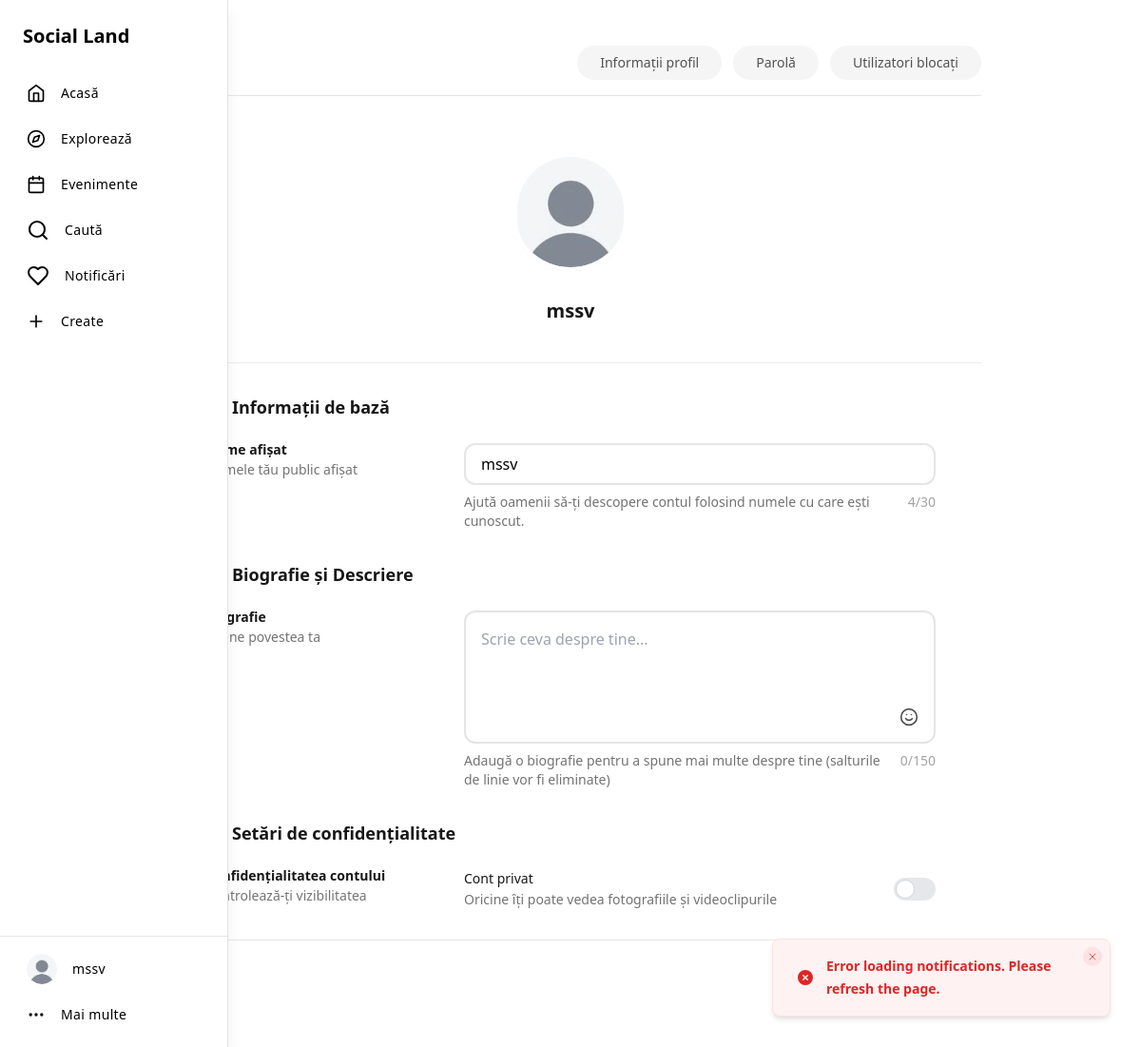
Screenshot of /edit-profile.php (signed in) with the database file from the repository.
### tables this page shows
CREATE TABLE `users` (
  `user_id` int(11) NOT NULL,
  `name` varchar(100) NOT NULL,
  `username` varchar(50) NOT NULL,
  `email` varchar(100) NOT NULL,
  `password_hash` varchar(255) NOT NULL,
  `profile_picture` varchar(255) DEFAULT NULL,
  `bio` text DEFAULT NULL,
  `is_verified` tinyint(1) DEFAULT 0,
  `verifybadge` enum('false','pending','true') DEFAULT 'false',
  `role` enum('User','Moderator','Admin','Master_Admin') DEFAULT 'User',
  `isPrivate` tinyint(1) DEFAULT 0,
  `is_banned` tinyint(1) DEFAULT 0,
  `theme_preference` enum('light','dark') DEFAULT 'light',
  `created_at` timestamp NOT NULL DEFAULT current_timestamp(),
  `updated_at` timestamp NOT NULL DEFAULT current_timestamp() ON UPDATE current_timestamp()
);

### edit-profile.php (the view, shortened to what the rows shown need)
<?php
require_once 'config/database.php';
try {
    $stmt = $pdo->prepare("SELECT username, name, profile_picture, bio, verifybadge, isPrivate FROM users WHERE user_id = ?");
    $stmt->execute([$_SESSION['user_id']]);
    $user = $stmt->fetch();
    $username = $user['username'];
    $name = $user['name'];
    $bio = $user['bio'];
} catch (PDOException $e) {
    session_destroy();
    header("Location: login.php");
    exit();
}
?>
<!DOCTYPE html>
<html>
   <head>
      <?php include 'includes/header.php'; ?>
   </head>
   <body>
   <?php include 'navbar.php'; ?>
<main class="flex-1 bg-white dark:bg-black">
    <div class="container max-w-4xl mx-auto">
        <div class="flex flex-col space-y-4 p-4 pt-12">
            <div>
                <div class="bg-white dark:bg-black">
                    <div class="flex flex-col">
                        <div id="profile-tab" class="tab-content">
                            <div class="bg-white dark:bg-black p-8 sm:p-10 border-b border-neutral-200/80 dark:border-neutral-800/80">
                            <div class="flex flex-col items-center gap-7 max-w-3xl mx-auto">
                                <div class="relative group">
                                    <div class="relative cursor-pointer overflow-hidden rounded-full">
                                            <span class="relative flex shrink-0 overflow-hidden rounded-full w-28 h-28 sm:w-32 sm:h-32 border-4 border-white dark:border-neutral-800 shadow-xl cursor-pointer transition-transform duration-300 group-hover:scale-105 !rounded-full">
                                            <div class="relative aspect-square h-full w-full rounded-full">
                                                <div class="relative rounded-full overflow-hidden h-full w-full bg-background">
                                                        <img alt="Enzoku's profile picture" loading="lazy" decoding="async" data-nimg="fill" class="object-cover rounded-full w-28 h-28 sm:w-32 sm:h-32 border-4 border-white dark:border-neutral-800 shadow-xl cursor-pointer transition-transform duration-300 group-hover:scale-105 !rounded-full" src="<?php echo htmlspecialchars($profile_picture); ?>">
                                                </div>
                                            </div>
                                        </span>
                                    </div>
                                </div>
                                <div class="flex flex-col items-center gap-2">
                                    <div class="flex items-center gap-2">
                                            <h3 class="text-xl font-semibold text-neutral-900 dark:text-white"><?php echo htmlspecialchars($username); ?></h3>
                                    </div>
                                </div>
                            </div>
                        </div>
                        <form class="p-6 sm:p-8" method="POST" action="">
                            <div class="space-y-8 max-w-3xl mx-auto">
                                <div class="space-y-6">
                                    <div class="flex items-center gap-2">
                                            <h2 class="text-lg font-semibold text-neutral-900 dark:text-white">Informații de bază</h2>
                                    </div>
                                    <div class="space-y-2">
                                        <div class="grid grid-cols-1 md:grid-cols-[240px_1fr] gap-3 md:gap-8 items-start">
                                            <div class="space-y-2">
                                                <div class="relative">
                                                        <input class="flex w-full px-3 py-2 ring-offset-background file:border-0 file:bg-transparent file:text-sm file:font-medium placeholder:text-muted-foreground disabled:cursor-not-allowed disabled:opacity-50 outline-none ring-0 bg-white dark:bg-neutral-900 border-2 border-neutral-200 dark:border-neutral-800 rounded-xl focus-visible:ring-blue-500 text-base h-11 pl-4 pr-10 dark:text-white" placeholder="Numele tău afișat" id="name" aria-describedby="name-description" aria-invalid="false" value="<?php echo htmlspecialchars($name); ?>" name="name" maxlength="30">
                                                </div>
                                                    <p id="name-description" class="text-neutral-500 dark:text-neutral-400 text-sm flex justify-between">
                                                        <span class="text-neutral-400 dark:text-neutral-500 sm:ml-1"><span id="name-char-count"><?php echo strlen($name); ?></span>/30</span>
                                                </p>
                                            </div>
                                        </div>
                                    </div>
                                </div>
                                <div class="space-y-6">
                                    <div class="flex items-center gap-2">
                                            <h2 class="text-lg font-semibold text-neutral-900 dark:text-white">Biografie și Descriere</h2>
                                    </div>
                                    <div class="space-y-2">
                                        <div class="grid grid-cols-1 md:grid-cols-[240px_1fr] gap-3 md:gap-8 items-start">
                                            <div class="space-y-2">
                                                    <p id="bio-description" class="text-neutral-500 dark:text-neutral-400 text-sm flex justify-between">
                                                        <span class="text-neutral-400 dark:text-neutral-500 sm:ml-1"><span id="bio-char-count"><?php echo strlen($bio); ?></span>/150</span>
                                                </p>
                                            </div>
                                        </div>
                                    </div>
                                </div>
                                <div class="space-y-6">
                                    <div class="flex items-center gap-2">
                                            <h2 class="text-lg font-semibold text-neutral-900 dark:text-white">Setări de confidențialitate</h2>
                                    </div>
                                </div>
                                </div>
                            </form>
                        </div>
                    </div>
                </div>
            </div>
        </div>
    </div>
</main>
   </body>
</html>

### navbar.php (shortened to what the rows shown need)
<?php
require_once 'config/database.php';
$profile_picture = './images/profile_placeholder.webp';
if (isset($_SESSION['user_id'])) {
    try {
        $stmt = $pdo->prepare("SELECT profile_picture FROM users WHERE user_id = ?");
        $stmt->execute([$_SESSION['user_id']]);
        $result = $stmt->fetch();
        if ($result && $result['profile_picture']) {
            $profile_picture = $result['profile_picture'];
        }
    } catch (PDOException $e) {
    }
}
?>
<?php
$isAdminSection = isset($isAdminSection) && $isAdminSection === true;
$pathPrefix = $isAdminSection ? '../' : '';
?>
<!DOCTYPE html>
<html>
   <head>
      <?php if(!$isAdminSection):  ?>
      <link rel="stylesheet" href="<?php echo $pathPrefix; ?>css/common.css">
      <link rel="stylesheet" href="<?php echo $pathPrefix; ?>css/toast.css">
      <?php endif; ?>
   </head>
   <body>
<nav class="fixed inset-y-0 left-0 z-50 h-full w-[240px] flex-col bg-white dark:bg-black border-r border-neutral-200 dark:border-neutral-800 shadow-lg transition-all duration-300 ease-in-out max-md:hidden flex snipcss-JIVHE">
    <a class="p-6 justify-start flex items-center" href="dashboard.php">
        <h1 class="font-bold text-xl nav-text">Social Land</h1>
    </a>
    <div class="flex flex-col gap-1 mt-auto p-3 border-t border-neutral-200 dark:border-neutral-800">
        <a class="whitespace-nowrap text-sm font-medium ring-offset-background disabled:pointer-events-none disabled:opacity-50 hover:text-accent-foreground h-11 rounded-md w-full flex items-center py-3 transition-all duration-200 hover:bg-neutral-100 dark:hover:bg-neutral-800/50 justify-start px-4 gap-4" href="profile.php">
            <span class="relative flex shrink-0 overflow-hidden rounded-full h-8 w-8">
                <div class="relative aspect-square h-full w-full rounded-full">
                    <div class="relative rounded-full overflow-hidden h-full w-full bg-background">
                        <img alt="<?php echo htmlspecialchars($_SESSION['username'] ?? 'User'); ?>'s profile picture" decoding="async" data-nimg="fill" class="object-cover rounded-full h-8 w-8" src="<?php echo htmlspecialchars($profile_picture); ?>">
                    </div>
                </div>
            </span>
        </a>
    </div>
</nav>
   </body>
</html>

### rows the page displays
users: profile_picture (placeholder picture), username "mssv", name "mssv", name "4", bio "0"

### other values shown
$_SESSION['username'] "mssv"
